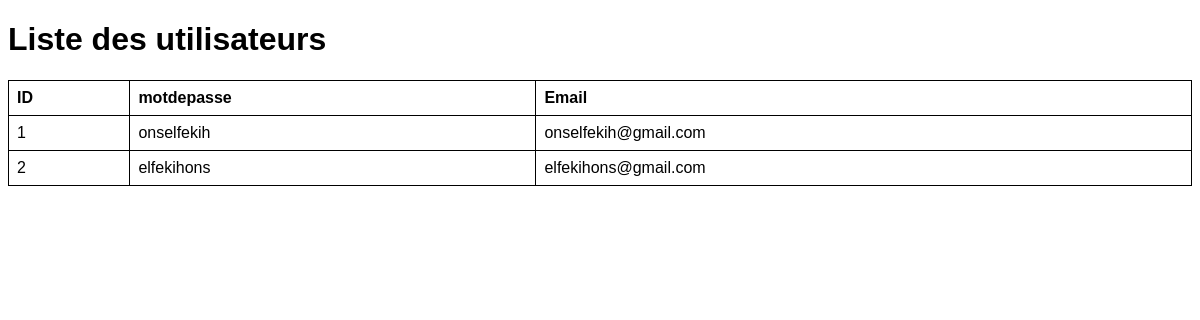
Page /liste on the committed database.
### tables this page shows
CREATE TABLE utilisateurs (
    idUtilisateur INTEGER PRIMARY KEY AUTOINCREMENT,
    email TEXT UNIQUE NOT NULL,
    motdepasse TEXT NOT NULL
);

### app.py (the view)
@app.route("/liste")
def liste_utilisateurs():
    conn = get_db_connection()
    utilisateurs = conn.execute("SELECT idUtilisateur, email,  motdepasse FROM utilisateurs").fetchall()
    conn.close()
    return render_template("index.html", users=utilisateurs)

### app.py (called while the page is built)
def get_db_connection():
    conn = sqlite3.connect("carnet_contactsN.db")
    conn.row_factory = sqlite3.Row
    return conn

### templates/index.html (shortened to what this page needs)
<!DOCTYPE html>
<html lang="fr">
<head>
</head>
<body>
    <h1>Liste des utilisateurs</h1>
    <table>
        <thead>
            <tr>
                <th>ID</th>
                <th>motdepasse</th>
                <th>Email</th>
            </tr>
        </thead>
        <tbody>
            {% for user in users %}
            <tr>
                <td>{{ user['idUtilisateur'] }}</td>
                <td>{{ user['motdepasse'] }}</td>
                <td>{{ user['email'] }}</td>
            </tr>
            {% endfor %}
        </tbody>
    </table>
</body>
</html>

### templates/index.html (style rules this page uses)
body { font-family: Arial, sans-serif; }
table { width: 100%; border-collapse: collapse; }
table, th, td { border: 1px solid black; }
th, td { padding: 8px; text-align: left; }

### rows in the picture
utilisateurs: idUtilisateur "1", motdepasse "onselfekih", email "onselfekih@gmail.com"
utilisateurs: idUtilisateur "2", motdepasse "elfekihons", email "elfekihons@gmail.com"
